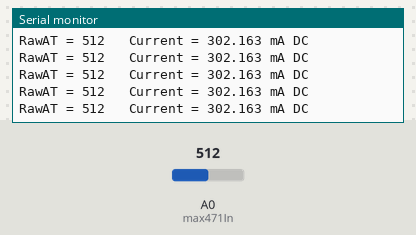
Simulated run of this sketch. Board: Arduino Uno, built with avr-gcc and run on an emulated ATmega328P. On the bench: the last lines printed to the serial monitor. The inputs (shaded band) are chosen by the test bench; at power-on: A0 (max471In) = 512.

Above: at 1.2 s.
1.3 s: A0 (max471In) set to 716
At 1.56 s:
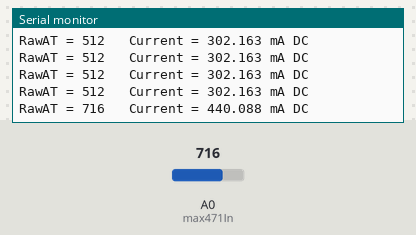
2.8 s: A0 (max471In) set to 900
At 2.97 s:
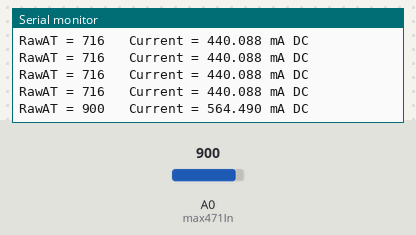
Timing chart, 0 to 5.8 s (numbered marks = the images above; inputs shaded):
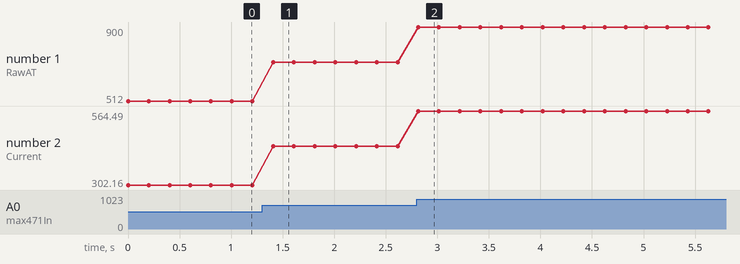

The sketch:

MAX471.ino
```cpp
/*pinout describe
    Vout 太陽能板
    Vin  電池、負載
    VT  => arduino 讀電壓的數據 0~1024
    AT  => 讀電流

*/

//修改自https://electronoobs.com/eng_arduino_tut81.php

//個人覺得max471不是合作電壓量測，因為他是以25V為尺度，會非常不準，應該使用arduino來量比較好

const int max471In = A0;

int RawValue = 0;
//int RawValueV = 0;
float Current = 0;
//float Voltage = 0;

void setup() {
  pinMode(max471In, INPUT);
  Serial.begin(9600);
}

void loop() {
  RawValue = analogRead(max471In);
  Current = (RawValue * 0.6761 )-44; // scale the ADC  //最主要的參數，但依然不太精準
  //Current = (RawValue * 5.0 ) / 1024.0; // scale the ADC
  Serial.print("RawAT = "); // shows the voltage measured  //額外加入的一句，做輔助參考
  Serial.print(RawValue); //3 digits after decimal point
  Serial.print("\t Current = "); // shows the voltage measured
  Serial.print(Current, 3); //3 digits after decimal point
  Serial.println(" mA DC"); //3 digits after decimal point
  delay(200);
}
```

Max471.cpp
```cpp
#include "Max471.h"
#include <Arduino.h>

//#define DBG

Max471::Max471(int voltPin, int ampPin,double refVolt,double offset, double voltPerAmp, double voltRatio){
    _voltPin = voltPin;
    _ampPin = ampPin;
    _refVolt = refVolt;
    _offset = offset;
    _voltPerAmp = voltPerAmp;
    _voltRatio = voltRatio;

}

double Max471::getmVolt(){
  return _refVolt * (analogRead(_voltPin) / 1.023) * _voltRatio;
}

double Max471::getmAmp(){
  return (_refVolt * (analogRead(_ampPin) / 1.023) - _offset) / _voltPerAmp;
}

double Max471::getmWatt(){
  return getmAmp() * getmVolt();
}
```

Max471.h
```cpp
#ifndef MAX471_H_INCLUDED
#define MAX471_H_INCLUDED
#include <Arduino.h>


class Max471{
public:
    //constructor
    Max471(int voltPin, int ampPin,double refVolt,double offset, double voltPerAmp, double voltRatio);

    //getting value
    double getmVolt();
    double getmAmp();
    double getmWatt();

private:
    int _voltPin;
    int _ampPin;
    double _refVolt;
    double _offset;
    double _voltPerAmp;
    double _voltRatio;

};


#endif // ESPOBJ_H_INCLUDED
```

Measured:
- after the input at 1.3 s, the serial monitor: prints a new line after 0.11 s (image 1)
- after the input at 2.8 s, the serial monitor: prints a new line at once (image 2)
- plotted number 1: 512 → 716 after the input at 1.3 s, 716 → 900 after the input at 2.8 s
- plotted number 2: 302.16 → 440.09 after the input at 1.3 s, 440.09 → 564.49 after the input at 2.8 s
